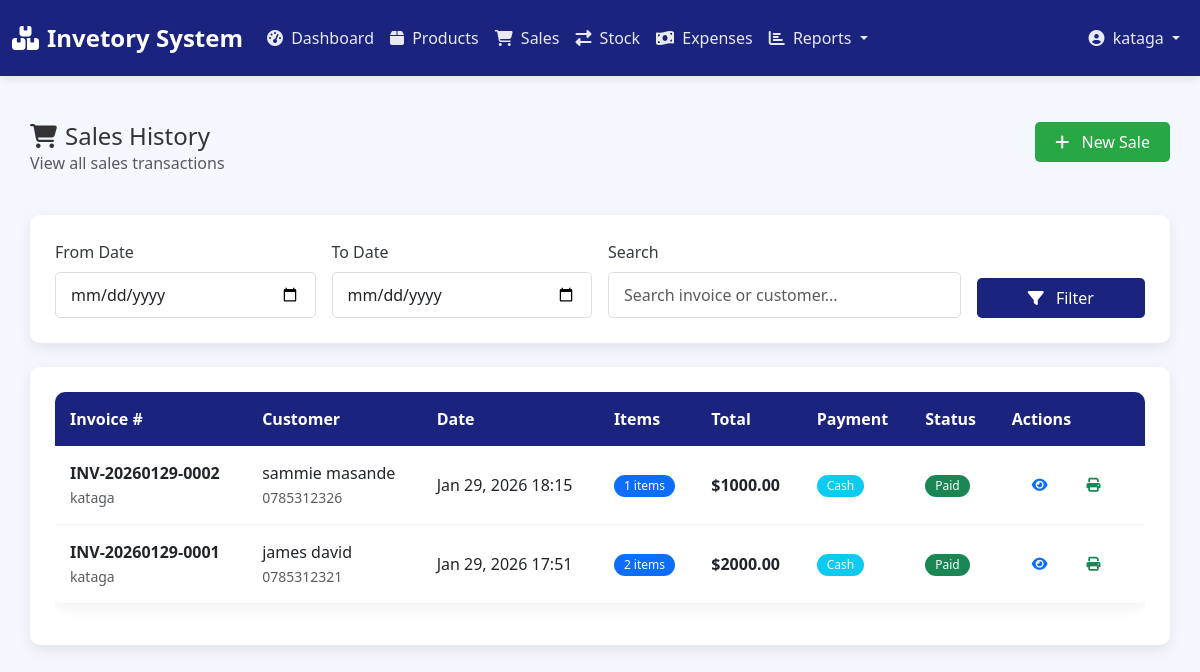
/sales/ (signed in), run on the app's committed database.
### apps/models.py (models this page shows, shortened)
class Sale(models.Model):
    PAYMENT_METHODS = [
        ('cash', 'Cash'),
        ('card', 'Card'),
        ('transfer', 'Bank Transfer'),
        ('credit', 'Credit'),
    ]
    invoice_number = models.CharField(max_length=50, unique=True)
    customer_name = models.CharField(max_length=200, blank=True)
    customer_phone = models.CharField(max_length=20, blank=True)
    items = models.JSONField()  # Store sale items as JSON
    total_amount = models.DecimalField(max_digits=10, decimal_places=2)
    payment_method = models.CharField(max_length=20, choices=PAYMENT_METHODS)
    payment_status = models.BooleanField(default=True)
    created_by = models.ForeignKey(User, on_delete=models.SET_NULL, null=True)
    created_at = models.DateTimeField(auto_now_add=True)

### apps/views.py (the view)
# urls.py: path('sales/', views.sale_list, name='sale_list'),
@login_required
def sale_list(request):
    sales = Sale.objects.select_related('created_by').order_by('-created_at')
    start_date = request.GET.get('start_date')
    end_date = request.GET.get('end_date')
    search_query = request.GET.get('search')
    if start_date and end_date:
        sales = sales.filter(created_at__date__range=[start_date, end_date])
    if search_query:
        sales = sales.filter(
            Q(invoice_number__icontains=search_query) |
            Q(customer_name__icontains=search_query) |
            Q(customer_phone__icontains=search_query)
        )
    context = {
        'sales': sales,
        'start_date': start_date,
        'end_date': end_date,
        'search': search_query,
    }
    return render(request, 'apps/sales/list.html', context)

### apps/views.py (called while the page is built)
def expense_summary_context(request):
    if request.user.is_authenticated:
        today = timezone.now().date()
        month_start = today.replace(day=1)
        return {
            'today_expenses': Expense.objects.filter(date=today).aggregate(Sum('amount'))['amount__sum'] or 0,
            'month_expenses': Expense.objects.filter(date__gte=month_start).aggregate(Sum('amount'))['amount__sum'] or 0,
            'recent_expenses': Expense.objects.order_by('-date')[:5],
        }
    return {}

### apps/templates/apps/sales/list.html (shortened to what this page needs)
{% extends 'apps/base.html' %}
{% block content %}
<div class="dashboard-content">
    <div class="row mb-4">
        <div class="col-md-8">
            <h2 class="h4 mb-0"><i class="fas fa-shopping-cart me-2"></i>Sales History</h2>
            <p class="text-muted">View all sales transactions</p>
        </div>
        <div class="col-md-4 text-end">
            <a href="{% url 'create_sale' %}" class="btn btn-success">
                <i class="fas fa-plus me-2"></i> New Sale
            </a>
        </div>
    </div>
    <div class="card mb-4">
        <div class="card-body">
            <form method="get" class="row g-3">
                <div class="col-md-3">
                    <label class="form-label">From Date</label>
                    <input type="date" name="start_date" class="form-control"
                           value="{{ request.GET.start_date }}">
                </div>
                <div class="col-md-3">
                    <label class="form-label">To Date</label>
                    <input type="date" name="end_date" class="form-control"
                           value="{{ request.GET.end_date }}">
                </div>
                <div class="col-md-4">
                    <label class="form-label">Search</label>
                    <input type="text" name="search" class="form-control"
                           placeholder="Search invoice or customer..."
                           value="{{ request.GET.search }}">
                </div>
                <div class="col-md-2 d-flex align-items-end">
                    <button type="submit" class="btn btn-primary w-100">
                        <i class="fas fa-filter me-2"></i> Filter
                    </button>
                </div>
            </form>
        </div>
    </div>
    <div class="card">
        <div class="card-body">
            <div class="table-responsive">
                <table class="table table-hover">
                    <thead>
                        <tr>
                            <th>Invoice #</th>
                            <th>Customer</th>
                            <th>Date</th>
                            <th>Items</th>
                            <th>Total</th>
                            <th>Payment</th>
                            <th>Status</th>
                            <th>Actions</th>
                        </tr>
                    </thead>
                    <tbody>
                        {% for sale in sales %}
                        <tr>
                            <td>
                                <strong>{{ sale.invoice_number }}</strong>
                                <br>
                                <small class="text-muted">{{ sale.created_by.username }}</small>
                            </td>
                            <td>
                                {{ sale.customer_name|default:"Walk-in" }}
                                {% if sale.customer_phone %}
                                <br><small class="text-muted">{{ sale.customer_phone }}</small>
                                {% endif %}
                            </td>
                            <td>{{ sale.created_at|date:"M d, Y H:i" }}</td>
                            <td>
                                <span class="badge bg-primary">{{ sale.items|length }} items</span>
                            </td>
                            <td class="fw-bold">${{ sale.total_amount|floatformat:2 }}</td>
                            <td>
                                <span class="badge bg-info">{{ sale.get_payment_method_display }}</span>
                            </td>
                            <td>
                                {% if sale.payment_status %}
                                <span class="badge bg-success">Paid</span>
                                {% else %}
                                <span class="badge bg-danger">Unpaid</span>
                                {% endif %}
                            </td>
                            <td>
                                <div class="btn-group btn-group-sm">
                                    <a href="{% url 'sale_detail' sale.id %}" class="btn btn-outline-primary">
                                        <i class="fas fa-eye"></i>
                                    </a>
                                    <a href="#" class="btn btn-outline-success" onclick="window.print()">
                                        <i class="fas fa-print"></i>
                                    </a>
                                </div>
                            </td>
                        </tr>
                        {% endfor %}
                    </tbody>
                </table>
            </div>
        </div>
    </div>
</div>
{% endblock %}

### apps/templates/apps/base.html (shortened to what this page needs)
{% load static %}
<!DOCTYPE html>
<html lang="en">
<head>
    <link href="https://cdn.jsdelivr.net/npm/bootstrap@5.3.0/dist/css/bootstrap.min.css" rel="stylesheet">
    <link rel="stylesheet" href="https://cdnjs.cloudflare.com/ajax/libs/font-awesome/6.4.0/css/all.min.css">
    <link rel="stylesheet" href="{% static 'apps/css/style.css' %}">
</head>
<body>
    {% if user.is_authenticated %}
    <nav class="navbar navbar-expand-lg navbar-dark">
        <div class="container-fluid">
            <a class="navbar-brand" href="{% url 'dashboard' %}">
                <i class="fas fa-boxes me-2"></i>Invetory System
            </a>
            <div class="collapse navbar-collapse" id="navbarNav">
                <ul class="navbar-nav me-auto">
                    <li class="nav-item">
                        <a class="nav-link" href="{% url 'dashboard' %}">
                            <i class="fas fa-tachometer-alt me-1"></i> Dashboard
                        </a>
                    </li>
                    <li class="nav-item">
                        <a class="nav-link" href="{% url 'product_list' %}">
                            <i class="fas fa-box me-1"></i> Products
                        </a>
                    </li>
                    <li class="nav-item">
                        <a class="nav-link" href="{% url 'sale_list' %}">
                            <i class="fas fa-shopping-cart me-1"></i> Sales
                        </a>
                    </li>
                    <li class="nav-item">
                        <a class="nav-link" href="{% url 'stock_transactions' %}">
                            <i class="fas fa-exchange-alt me-1"></i> Stock
                        </a>
                    </li>
<li class="nav-item">
    <a class="nav-link" href="{% url 'expense_list' %}">
        <i class="fas fa-money-bill-wave me-1"></i> Expenses
    </a>
</li>
<li class="nav-item dropdown">
    <a class="nav-link dropdown-toggle" href="#" id="reportsDropdown" role="button" data-bs-toggle="dropdown">
        <i class="fas fa-chart-bar me-1"></i> Reports
    </a>
</li>
                </ul>
                <ul class="navbar-nav">
                    <li class="nav-item dropdown">
                        <a class="nav-link dropdown-toggle" href="#" id="userDropdown" role="button" data-bs-toggle="dropdown">
                            <i class="fas fa-user-circle me-1"></i> {{ user.username }}
                        </a>
                    </li>
                </ul>
            </div>
        </div>
    </nav>
    {% endif %}
    <main>
        {% block content %}{% endblock %}
    </main>
</body>
</html>

### apps/static/apps/css/style.css (style rules this page uses)
:root { --primary-blue: #1a237e; --dark-blue: #0d1430; --medium-blue: #283593; --light-blue: #3949ab; --accent-blue: #5c6bc0; --success-color: #28a745; --warning-color: #ffc107; --danger-color: #dc3545; --info-color: #17a2b8; --light-gray: #f8f9fa; --dark-gray: #343a40; --sidebar-width: 250px; }
* { margin: 0; padding: 0; box-sizing: border-box; }
body { font-family: 'Segoe UI', Tahoma, Geneva, Verdana, sans-serif; background-color: #f5f7ff; color: #333; min-height: 100vh; }
.navbar { background: var(--primary-blue) !important; box-shadow: 0 2px 10px rgba(0, 0, 0, 0.1); padding: 15px 0; }
.navbar-brand { font-weight: 700; font-size: 1.5rem; color: white !important; }
.navbar-nav .nav-link { color: rgba(255, 255, 255, 0.9) !important; padding: 8px 15px; transition: all 0.3s ease; }
.card { border: none; border-radius: 10px; box-shadow: 0 5px 15px rgba(0, 0, 0, 0.08); transition: transform 0.3s ease, box-shadow 0.3s ease; margin-bottom: 20px; }
.card-body { padding: 25px; }
.table { background: white; border-radius: 10px; overflow: hidden; box-shadow: 0 5px 15px rgba(0, 0, 0, 0.05); }
.table thead th { background: var(--primary-blue); color: white; border: none; padding: 15px; font-weight: 600; }
.table tbody tr { transition: all 0.3s ease; }
.table td { padding: 15px; vertical-align: middle; border-color: #f1f1f1; }
.btn { border-radius: 5px; padding: 8px 20px; font-weight: 500; transition: all 0.3s ease; border: none; }
.btn-primary { background: var(--primary-blue); border-color: var(--primary-blue); }
.btn-success { background: var(--success-color); border-color: var(--success-color); }
.form-control, .form-select { border-radius: 5px; padding: 10px 15px; border: 1px solid #ddd; transition: all 0.3s ease; }
.form-label { font-weight: 500; color: var(--dark-gray); margin-bottom: 8px; }
.badge { padding: 5px 10px; border-radius: 20px; font-weight: 500; }
.dashboard-content { padding: 30px; min-height: calc(100vh - 70px); }

### data on the page
Sale: invoice_number "INV-20260129-0002", created_by.username "kataga", customer_name "sammie masande", customer_phone "0785312326", created_at "Jan 29, 2026 18:15", items|length "1", total_amount "1000.00", payment_method "Cash", payment_status "Paid"
Sale: invoice_number "INV-20260129-0001", created_by.username "kataga", customer_name "james david", customer_phone "0785312321", created_at "Jan 29, 2026 17:51", items|length "2", total_amount "2000.00", payment_method "Cash", payment_status "Paid"

### other printed values
{{ user.username }} "kataga"
